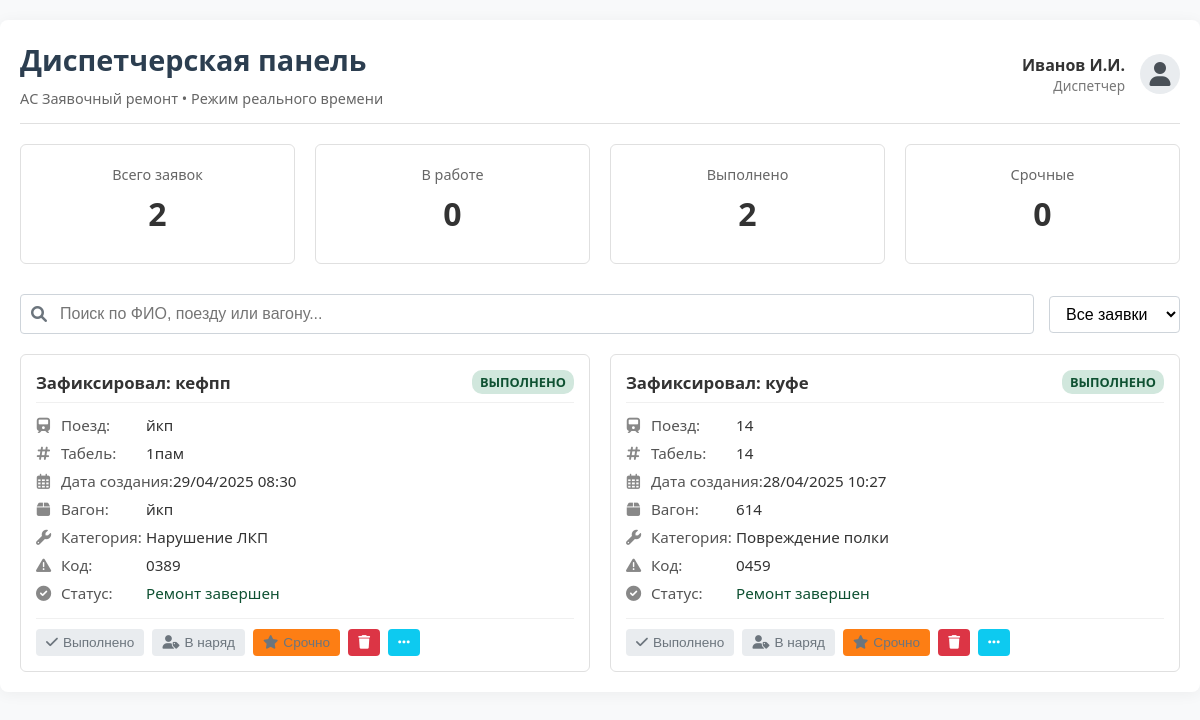
The page /dispatcher/ on the database its author committed.
### main/models.py (models this page shows, shortened)
class RepairRequest(models.Model):
    STATUS_CHOICES = [
        ('new', 'Новая'),
        ('assigned', 'В наряде'),
        ('done', 'Выполнено'),
        ('urgent', 'Срочная'), # Добавим "Срочная" как возможный статус
    ]
    employee_fio = models.CharField("ФИО сотрудника", max_length=200)
    employee_tabel = models.CharField("Табельный номер", max_length=50)
    train_number = models.CharField("Номер поезда", max_length=50)
    wagon_number = models.CharField("Номер вагона", max_length=100) # Увеличил длину для формата 001-07656
    category_path = models.TextField("Путь по категориям") # Храним весь путь как строку
    fault_description = models.CharField("Описание неисправности", max_length=255) # Последний выбранный элемент
    classification_code = models.CharField("Код классификатора", max_length=20)
    created_at = models.DateTimeField("Время создания", default=timezone.now)
    status = models.CharField("Статус", max_length=10, choices=STATUS_CHOICES, default='new')
    deadline = models.DateTimeField("Срок выполнения", null=True, blank=True) # Сделаем необязательным, будем вычислять
    route = models.CharField("Маршрут", max_length=255, blank=True, null=True)
    location = models.CharField("Пункт", max_length=255, blank=True, null=True)
    class Meta:
        verbose_name = "Заявка на ремонт"
        verbose_name_plural = "Заявки на ремонт"
        ordering = ['-created_at'] # Сортируем по умолчанию: новые сверху

### main/views.py (the view)
# urls.py: path('dispatcher/', views.dispatcher_panel_view, name='dispatcher_panel'),
def dispatcher_panel_view(request):
    all_requests = RepairRequest.objects.all()
    stats = {
        'total': all_requests.count(),
        'in_progress': all_requests.filter(status='assigned').count(),
        'done': all_requests.filter(status='done').count(),
        'urgent': all_requests.filter(status='urgent').count(),
    }
    context = {
        'requests': all_requests,
        'stats': stats,
        'current_time_iso': timezone.now().isoformat() # Для JS таймеров
    }
    return render(request, 'dispatcher/dispatcher_panel.html', context) # Укажите путь к шаблону панели

### dispatcher/templates/dispatcher/dispatcher_panel.html (shortened to what this page needs)
{% load static %}
<!DOCTYPE html>
<html lang="ru">
<head>
    <link rel="stylesheet" href="https://cdnjs.cloudflare.com/ajax/libs/font-awesome/6.0.0/css/all.min.css" />
    <link rel="stylesheet" href="{% static 'dispatcher/style.css' %}">
</head>
<body>
<div class="container">
    <header>
        <div>
            <h1>Диспетчерская панель</h1>
            <p style="margin-top: 10px;">АС Заявочный ремонт • Режим реального времени</p>
        </div>
        <div class="user-info">
            <div style="text-align: right;">
                <div class="user-name">{{ user.get_full_name|default:"Иванов И.И." }}</div>
                <div class="user-role">{{ user.profile.role|default:"Диспетчер" }}</div>
            </div>
            <div class="user-avatar">
                <i class="fas fa-user"></i>
            </div>
        </div>
    </header>
    <div class="stats-container">
        <div class="stat-card">
            <div class="stat-title">Всего заявок</div>
            <div class="stat-value">{{ stats.total }}</div>
            </div>
        <div class="stat-card">
            <div class="stat-title">В работе</div>
            <div class="stat-value">{{ stats.in_progress }}</div>
            </div>
        <div class="stat-card">
            <div class="stat-title">Выполнено</div>
            <div class="stat-value">{{ stats.done }}</div>
            </div>
        <div class="stat-card">
            <div class="stat-title">Срочные</div>
            <div class="stat-value">{{ stats.urgent }}</div>
            </div>
    </div>
    <div class="controls">
        <div class="search-container">
            <i class="fas fa-search"></i>
            <input type="text" id="search" placeholder="Поиск по ФИО, поезду или вагону...">
        </div>
        <div class="filter-container">
            <select id="filter">
                <option value="all">Все заявки</option>
            </select>
        </div>
    </div>
    <div class="task-list" id="task-list">
        {% for req in requests %}
        <div class="task-card" data-status="{{ req.status }}" data-request-id="{{ req.id }}">
            <div class="task-header">
                <div class="task-title">Зафиксировал: {{ req.employee_fio }}</div>
                <div class="task-status status-{{ req.status }}">
                    {{ req.get_status_display }} </div>
            </div>
            <div class="task-info">
                <span class="label"><i class="fas fa-train"></i> Поезд:</span>
                <span class="value">{{ req.train_number }}</span>
            </div>
             <div class="task-info">
                 <span class="label"><i class="fas fa-hashtag"></i> Табель:</span>
                 <span class="value">{{ req.employee_tabel }}</span>
             </div>
            <div class="task-info">
                <span class="label"><i class="far fa-calendar-alt"></i> Дата создания:</span>
                <span class="value">{{ req.created_at|date:"d/m/Y H:i" }}</span> </div>
            <div class="task-info">
                <span class="label"><i class="fas fa-box"></i> Вагон:</span>
                <span class="value">{{ req.wagon_number }}</span>
            </div>
             <div class="task-info">
                 <span class="label"><i class="fas fa-wrench"></i> Категория:</span>
                 <span class="value" title="{{ req.category_path }}">{{ req.fault_description }}</span> </div>
            <div class="task-info">
                <span class="label"><i class="fas fa-exclamation-triangle"></i> Код:</span>
                <span class="value">{{ req.classification_code }}</span>
            </div>
            {% if req.status != 'done' and req.deadline %}
            <div class="task-info">
                <span class="label"><i class="fas fa-clock"></i> Осталось:</span>
                <span class="value timer" data-deadline="{{ req.deadline.isoformat }}">
                    <i class="fas fa-hourglass-half"></i> <span class="time-value">Расчет...</span>
                </span>
            </div>
             {% elif req.status == 'done' %}
              <div class="task-info">
                  <span class="label"><i class="fas fa-check-circle"></i> Статус:</span>
                  <span class="value status-done-text">Ремонт завершен</span>
              </div>
             {% endif %}
            <div class="buttons">
                <button class="btn btn-status-update" data-new-status="done" {% if req.status == 'done' %}disabled{% endif %}>
                    <i class="fas fa-check"></i> Выполнено
                </button>
                <button class="btn btn-status-update" data-new-status="assigned" {% if req.status == 'assigned' or req.status == 'done' %}disabled{% endif %}>
                    <i class="fas fa-user-tag"></i> В наряд
                </button>
                 <button class="btn btn-status-update" data-new-status="urgent" {% if req.status == 'urgent' or req.status == 'done' %}disabled{% endif %}>
                    <i class="fas fa-star"></i> Срочно
                </button>
                <button class="btn btn-delete"><i class="fas fa-trash"></i></button>
                <button class="btn btn-more"><i class="fas fa-ellipsis-h"></i></button>
            </div>
        </div>
        {% empty %}
          <p>Нет доступных заявок.</p>
        {% endfor %}
    </div>
</div>
</body>
</html>

### dispatcher/static/dispatcher/style.css (style rules this page uses)
body { font-family: 'Segoe UI', Tahoma, Geneva, Verdana, sans-serif; background-color: #f8f9fa; color: #333; margin: 0; }
.container { max-width: 1200px; margin: 20px auto; padding: 20px; background-color: #fff; border-radius: 8px; box-shadow: 0 2px 15px rgba(0,0,0,0.05); }
header { display: flex; justify-content: space-between; align-items: center; border-bottom: 1px solid #e0e0e0; padding-bottom: 15px; margin-bottom: 20px; }
header h1 { margin: 0; font-size: 1.8em; color: #2c3e50; }
header p { margin: 0; color: #666; font-size: 0.9em; }
.user-info { display: flex; align-items: center; }
.user-name { font-weight: bold; }
.user-role { font-size: 0.85em; color: #777; }
.user-avatar { font-size: 1.5em; background-color: #e9ecef; color: #495057; border-radius: 50%; width: 40px; height: 40px; display: flex; justify-content: center; align-items: center; margin-left: 15px; }
.stats-container { display: grid; grid-template-columns: repeat(auto-fit, minmax(200px, 1fr)); gap: 20px; margin-bottom: 30px; }
.stat-card { background-color: #fff; padding: 20px; border-radius: 6px; border: 1px solid #e0e0e0; text-align: center; }
.stat-title { font-size: 0.9em; color: #666; margin-bottom: 8px; }
.stat-value { font-size: 2em; font-weight: bold; color: #333; margin-bottom: 8px; }
.controls { display: flex; justify-content: space-between; align-items: center; margin-bottom: 20px; flex-wrap: wrap; gap: 15px; }
.search-container { display: flex; align-items: center; border: 1px solid #ced4da; border-radius: 4px; padding: 5px 10px; background-color: #fff; flex-grow: 1; }
.search-container i { color: #6c757d; margin-right: 8px; }
.search-container input { border: none; outline: none; flex-grow: 1; padding: 5px; font-size: 1em; }
.filter-container select { padding: 8px 12px; border: 1px solid #ced4da; border-radius: 4px; font-size: 1em; background-color: #fff; cursor: pointer; }
.task-list { display: grid; grid-template-columns: repeat(auto-fit, minmax(300px, 1fr)); gap: 20px; }
.task-card { background-color: #fff; border: 1px solid #e0e0e0; border-radius: 6px; padding: 15px; transition: transform 0.2s ease-in-out, box-shadow 0.2s ease-in-out; }
.task-header { display: flex; justify-content: space-between; align-items: center; margin-bottom: 12px; border-bottom: 1px solid #f0f0f0; padding-bottom: 8px; }
.task-title { font-weight: 600; font-size: 1.05em; }
.task-status { font-size: 0.8em; font-weight: bold; padding: 3px 8px; border-radius: 10px; text-transform: uppercase; }
.status-done { background-color: #d1e7dd; color: #0f5132; }
.task-info { margin-bottom: 8px; display: flex; align-items: baseline; font-size: 0.95em; }
.task-info .label { color: #555; min-width: 110px; display: inline-block; }
.task-info .label i { margin-right: 6px; width: 15px; text-align: center; color: #888; }
.task-info .value { font-weight: 500; }
.status-done-text { color: #0f5132; font-weight: bold; }
.buttons { margin-top: 15px; padding-top: 10px; border-top: 1px solid #f0f0f0; display: flex; gap: 8px; flex-wrap: wrap; }
.btn { background-color: #6c757d; color: white; border: none; border-radius: 4px; padding: 6px 10px; cursor: pointer; font-size: 0.85em; transition: background-color 0.2s, transform 0.1s; display: inline-flex; align-items: center; gap: 5px; }
.btn:disabled { background-color: #e9ecef; color: #6c757d; cursor: not-allowed; }
.btn-delete { background-color: #dc3545; }
.btn-more { background-color: #0dcaf0; }
.btn-status-update[data-new-status="urgent"] { background-color: #fd7e14; }

### rows shown on the page
RepairRequest: employee_fio "кефпп", status "ВЫПОЛНЕНО", train_number "йкп", employee_tabel "1пам", created_at "29/04/2025 08:30", wagon_number "йкп", fault_description "Нарушение ЛКП", classification_code "0389", shows "Статус:"
RepairRequest: employee_fio "куфе", status "ВЫПОЛНЕНО", train_number "14", employee_tabel "14", created_at "28/04/2025 10:27", wagon_number "614", fault_description "Повреждение полки", classification_code "0459", shows "Статус:"

### other values the page prints
{{ user.get_full_name|default:"Иванов И.И." }} "Иванов И.И."
{{ user.profile.role|default:"Диспетчер" }} "Диспетчер"
{{ stats.total }} "2"
{{ stats.in_progress }} "0"
{{ stats.done }} "2"
{{ stats.urgent }} "0"
